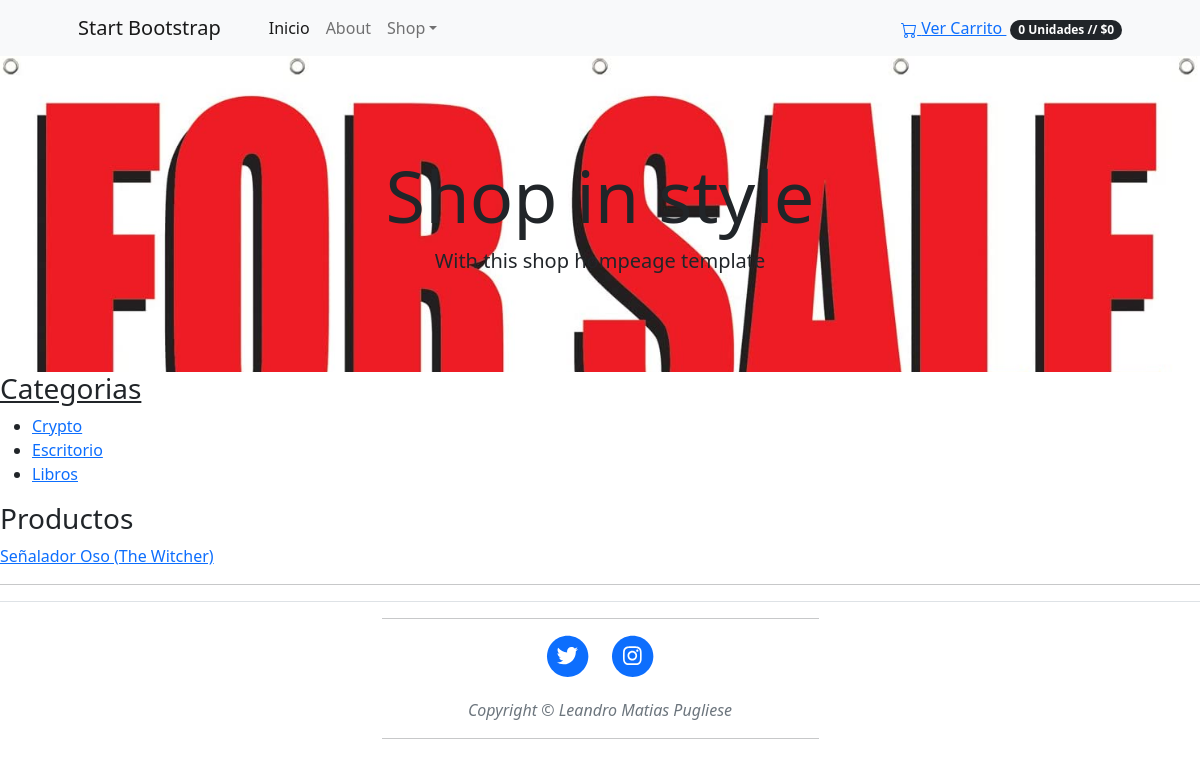
The app's page /libros/ with its own data.
### shop/models.py (models this page shows, shortened)
class Categoria(models.Model):
    nombre = models.CharField(max_length=200, db_index=True)
    slug = models.SlugField(max_length=200, unique=True)
    class Meta:
        ordering = ("nombre",)
        verbose_name = "categoria"
        verbose_name_plural = "categorias"
    def get_absolute_url(self):
        return reverse('shop:Producto_por_Categoria', args=[self.slug])

class Producto(models.Model):
    categoria = models.ForeignKey(Categoria, related_name="productos", on_delete=models.CASCADE)
    nombre = models.CharField(max_length=200, db_index=True)
    slug = models.SlugField(max_length=200, db_index=True)
    imagen = models.ImageField(upload_to="productos/%Y/%m/%d", blank=True)
    descripcion = models.TextField(blank=True)
    precio = models.DecimalField(max_digits=10, decimal_places=2)
    disponibilidad = models.BooleanField(default=True)
    fecha_creacion = models.DateTimeField(auto_now_add=True)
    fecha_actualizacion = models.DateField(auto_now=True)
    class Meta:
        ordering = ("nombre",)
        index_together = (("id", "slug"),)
    def get_absolute_url(self):
        return reverse("shop:Detalle_Producto", args=[self.id, self.slug])

### shop/views.py (the view)
# urls.py: path('<slug:categoria_slug>/', views.lista_producto, name = "Producto_por_Categoria"),
def lista_producto(request, categoria_slug=None):
    categoria = None
    categorias = Categoria.objects.all()
    productos = Producto.objects.filter(disponibilidad=True)
    if categoria_slug:
        categoria = get_object_or_404(Categoria, slug=categoria_slug)
        productos = productos.filter(categoria=categoria)
    return render(request, "shop/productos/lista.html",
    {
        "categoria": categoria,
        "categorias": categorias,
        "productos": productos
    })

### carrito/carrito.py (called while the page is built)
    def get_total_price(self):
        return sum(Decimal(item["precio"]) * item["quantity"] for item in self.carrito.values())

    def get_total_item(self):
        return sum(item["quantity"] for item in self.carrito.values())

### carrito/procesador_contexto.py (called while the page is built)
def carrito(request):
    return {'carrito': Carrito(request)}

### shop/templates/shop/productos/lista.html (shortened to what this page needs)
{% extends "shop/base.html" %}
{% load static %}
{% block contenido%}
<div id="sidebar">
    <h3><u>Categorias</u></h3>
    <ul>
        {% for object in categorias %}
            <li>
                <a href="{{object.get_absolute_url}}">{{object.nombre}}</a>
            </li>
        {% endfor %}
    </ul>
    <div id="main">
        <h3>Productos</h3>
        {% for object in productos %}
            <a href="{{object.get_absolute_url}}">{{object.nombre}}</a>
            <hr>
        {% endfor%}
    </div>
</div>
{% endblock %}

### records on screen
Categoria: nombre "Crypto"
Categoria: nombre "Escritorio"
Categoria: nombre "Libros"
Producto: nombre "Señalador Oso (The Witcher)"

### other values on screen
{{ carrito.get_total_item }} "0"
{{ carrito.get_total_price }} "0"
